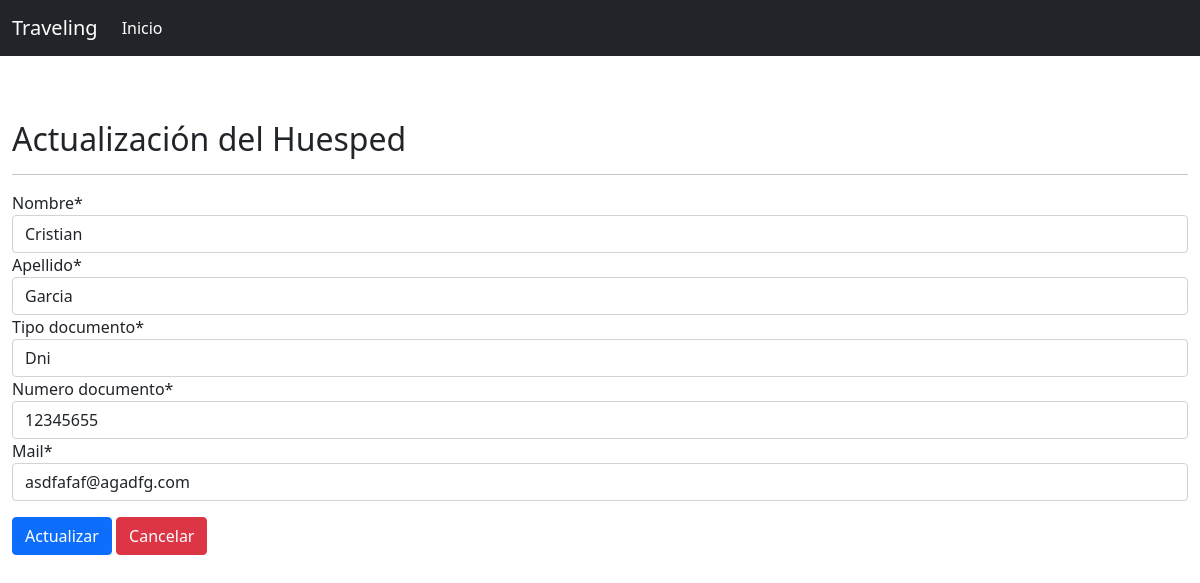
Page /huesped/update/12345655/ on the committed database.
### finalCristianGarcia/models/huesped.py (models this page shows, shortened)
class Huesped(models.Model):
    nombre = models.CharField(max_length=50)
    apellido = models.CharField(max_length=70)
    DNI = 'DNI'
    PS = 'PS'
    tipos_de_documentos = (
        (DNI, 'Dni'),
        (PS, 'Pasaporte'),
    )
    tipo_documento = models.CharField(
        max_length= 3,
        choices= tipos_de_documentos,
        default=DNI,
    )
    numero_documento = models.CharField(primary_key=True, max_length= 10)
    mail = models.EmailField()

### finalCristianGarcia/views/huesped.py (the view)
# urls.py: path('huesped/update/<int:pk>/', HuespedUpdateView.as_view(), name ='huesped_update'),
class HuespedUpdateView(UpdateView):
    model = Huesped
    form_class = HuespedForm
    template_name = 'finalCristianGarcia/huesped_update.html'
    success_url = reverse_lazy('huesped_list')

### finalCristianGarcia/forms/huesped_form.py
class HuespedForm(forms.ModelForm):
    class Meta:
        model = Huesped
        fields = "__all__"

### finalCristianGarcia/templates/finalCristianGarcia/huesped_update.html (shortened to what this page needs)
{% extends 'base.html' %}
{% load crispy_forms_tags %}
{% block content %}
    <br>
    <br>
    <br>
    <h2>Actualización del Huesped
    </h2>
    <hr>
    <form method="post">
        {{ form|crispy }}
        <input type="submit" value="Actualizar" class="btn btn-primary mt-3">
        <a class="btn btn-danger  mt-3 float-right" href="{% url 'huesped_list' %}">Cancelar</a>
    </form>
{% endblock %}

### rows in the picture
Huesped: nombre "Cristian", apellido "Garcia", tipo_documento "Dni", numero_documento "12345655", mail "asdfafaf@agadfg.com"
